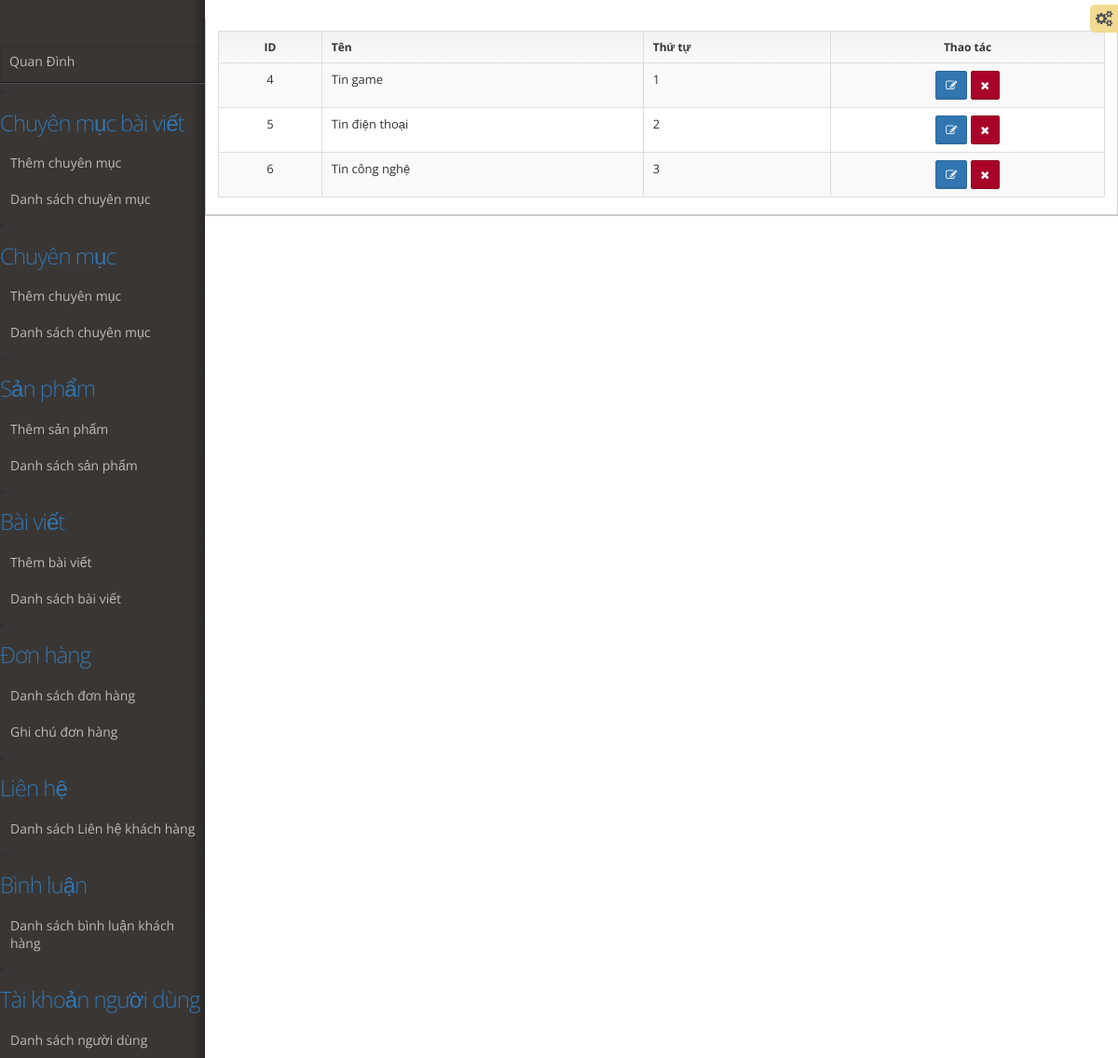
The app's page /admin/catp_list.php (signed in) with its own data.
### tables this page shows
CREATE TABLE `cat_post` (
  `Catp_ID` int(10) UNSIGNED NOT NULL,
  `Catp_Name` varchar(50) NOT NULL,
  `Catp_Created` datetime NOT NULL,
  `Catp_Update` datetime NOT NULL,
  `Catp_Order` int(10) NOT NULL
);

### lib/db.php (called while the page is built, shortened)
<?php
class DB{
	private $__conn;
	function connect(){
		$host = 'localhost';
		$username = 'root';
		$password = '';
		$dbname = 'qlbh_electron';
		$this->__conn = mysqli_connect($host, $username, $password, $dbname);
		if ($this->__conn->connect_error) {
			die("Connection failed: " . $this->__conn->connect_error);
		}else{
			mysqli_query($this->__conn, "SET character_set_results = 'utf8', character_set_client = 'utf8', character_set_connection = 'utf8', character_set_database = 'utf8', character_set_server = 'utf8'");
		}
	}
	function select($table, $condition = '', $select = '*'){
        $where = '';
        $sql = "SELECT ".$select." FROM `".$table."` WHERE 1 ".$where;
        $result = mysqli_query($this->__conn, $sql);
        $data = array();
		while ($row = mysqli_fetch_assoc($result)) {
			$data[] = $row;
		}
		return $data;
	}
}
?>

### admin/catp_c/catp_c.php (called while the page is built, shortened)
<?php
class catp_controller extends atz{
	public function get_catp(){
		$catps = $this->select('cat_post');
		return $catps;
	}
}
?>

### admin/catp_list.php (the view, shortened to what this page needs)
<?php require_once('catp_c/catp_c.php');?>
<?php
	$catp_class = new catp_controller();
	$list_catps = $catp_class->get_catp();
?>
<!DOCTYPE html>
<html lang="en-us">
	<head>
		<?php include('module/head.php')?>
	</head>
	<body class="">
		<?php include('module/nav.php')?>
		<div id="main" role="main">
			<div id="content">
				</div>
				<section id="widget-grid" class="">
					<div class="row">
						<article class="col-xs-12 col-sm-12 col-md-12 col-lg-12">
							<div class="jarviswidget jarviswidget-color-blueDark" id="wid-id-0" data-widget-editbutton="false">
								<div>
										<div class="table-responsive">
											<table class="table table-bordered table-striped table-hover">
												<thead>
													<tr>
														<th class="text-center">ID</th>
														<th>Tên</th>
														<th>Thứ tự</th>
														<th class="text-center">Thao tác</th>
													</tr>
												</thead>
												<tbody>
													<?php if (!empty($list_catps)): ?>
														<?php foreach ($list_catps as $v):?>
															<tr>
																<td class="text-center"><?php echo $v['Catp_ID']?></td>
																<td><?php echo $v['Catp_Name']?></td>
																<td><?php echo $v['Catp_Order']?></td>
																<td class="text-center">
																	<a class="btn btn-sm btn-primary" href="catp_add.php?edit=<?php echo $v['Catp_ID']?>"><i class="fa fa-pencil-square-o"></i></a>
																	<a class="btn btn-sm btn-danger" href="catp_list.php?delete=<?php echo $v['Catp_ID']?>"><i class="fa fa-times"></i></a>
																</td>
															</tr>
														<?php endforeach ?>
													<?php else:?>
														<tr>
															<td colspan="4" class="text-center">Chưa có dữ liệu</td>
														</tr>
													<?php endif ?>
												</tbody>
											</table>
										</div>
									</div>
								</div>
							</div>
					</div>
	</body>
</html>

### records on screen
cat_post: Catp_ID "4", Catp_Name "Tin game", Catp_Order "1"
cat_post: Catp_ID "5", Catp_Name "Tin điện thoại", Catp_Order "2"
cat_post: Catp_ID "6", Catp_Name "Tin công nghệ", Catp_Order "3"
